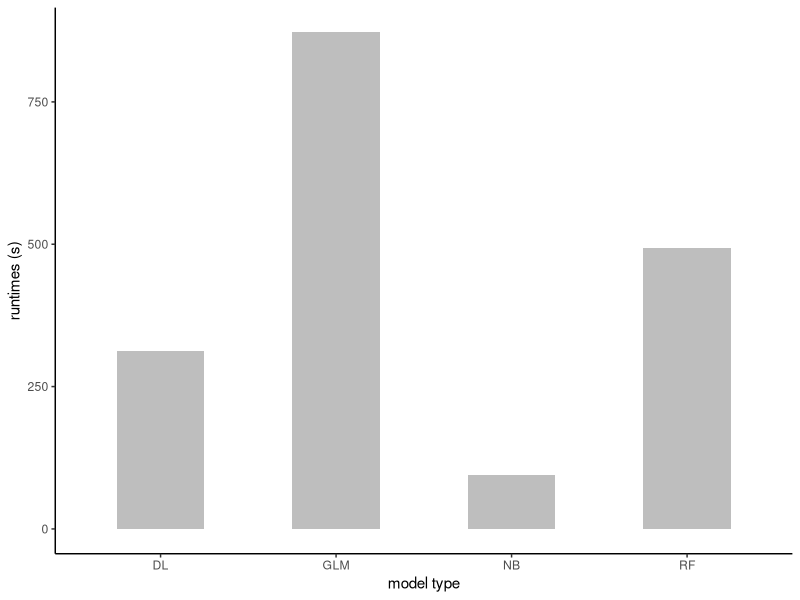
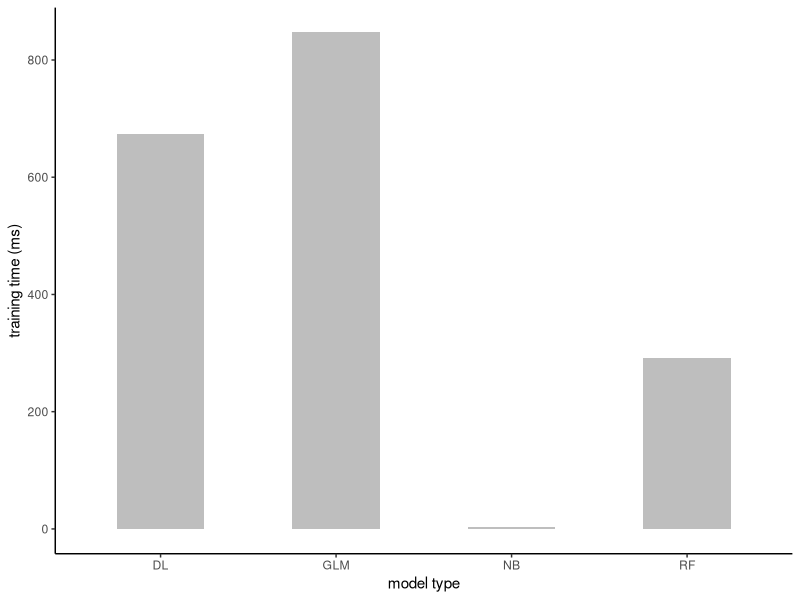
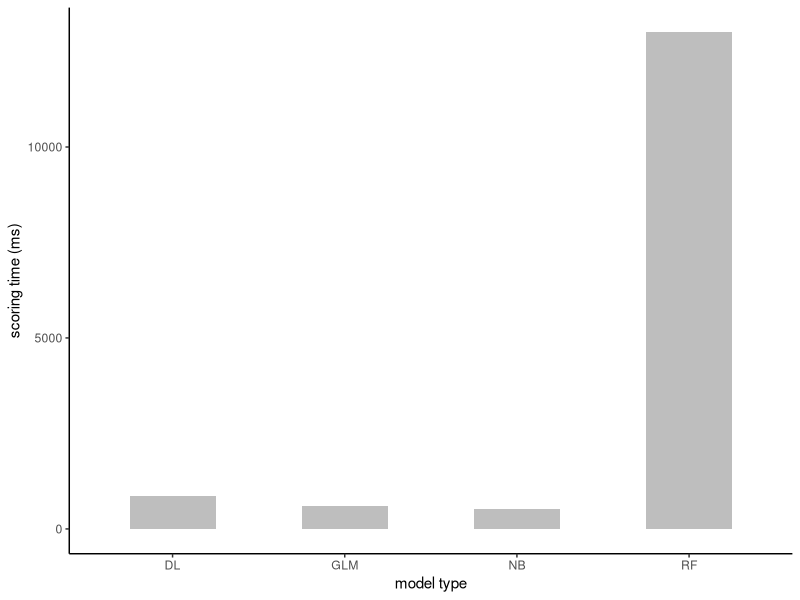

Write R code to recreate these figures, in order.
# Landscape Ecology and Data Science, HU Berlin
# Authors: Shawn Schneidereit, Janis Klug
# Script for: Comparison of computational times of the rapidminer model runs
# Date: 25.03.2022

# Loading required library
library(ggplot2)

# Models: Naive Bayes, Deep Learning, Generalized linear model, Random Forest 
# model type
model_type <- c('NB', 'DL', 'GLM', 'RF')

# Runtimes (s)
runtimes <- c(95, 312, 872, 494)

# Training times (ms)
training_time <- c(4, 674, 847, 292)

# Scoring times (ms)
scoring_time <- c(532, 858, 598, 13000)

# Creating a computation times dataframe
df <- data.frame(model_type, runtimes, training_time, scoring_time)

# Creating bar plots
# Runtimes
p_rt <-ggplot(data=df, aes(x=model_type, y=runtimes)) +
  geom_bar(stat="identity", width = 0.5, fill = "grey")+
  xlab("model type")+
  ylab("runtimes (s)")+
  theme_classic()
p_rt

# Creating bar plots
# training time
p_tt <-ggplot(data=df, aes(x=model_type, y=training_time)) +
  geom_bar(stat="identity", width = 0.5, fill = "grey")+
  xlab("model type")+
  ylab("training time (ms)")+
  theme_classic()
p_tt

# Creating bar plots
# scoring time 
p_st <-ggplot(data=df, aes(x=model_type, y=scoring_time)) +
  geom_bar(stat="identity", width = 0.5, fill = "grey")+
  xlab("model type")+
  ylab("scoring time (ms)")+
  theme_classic()
p_st
